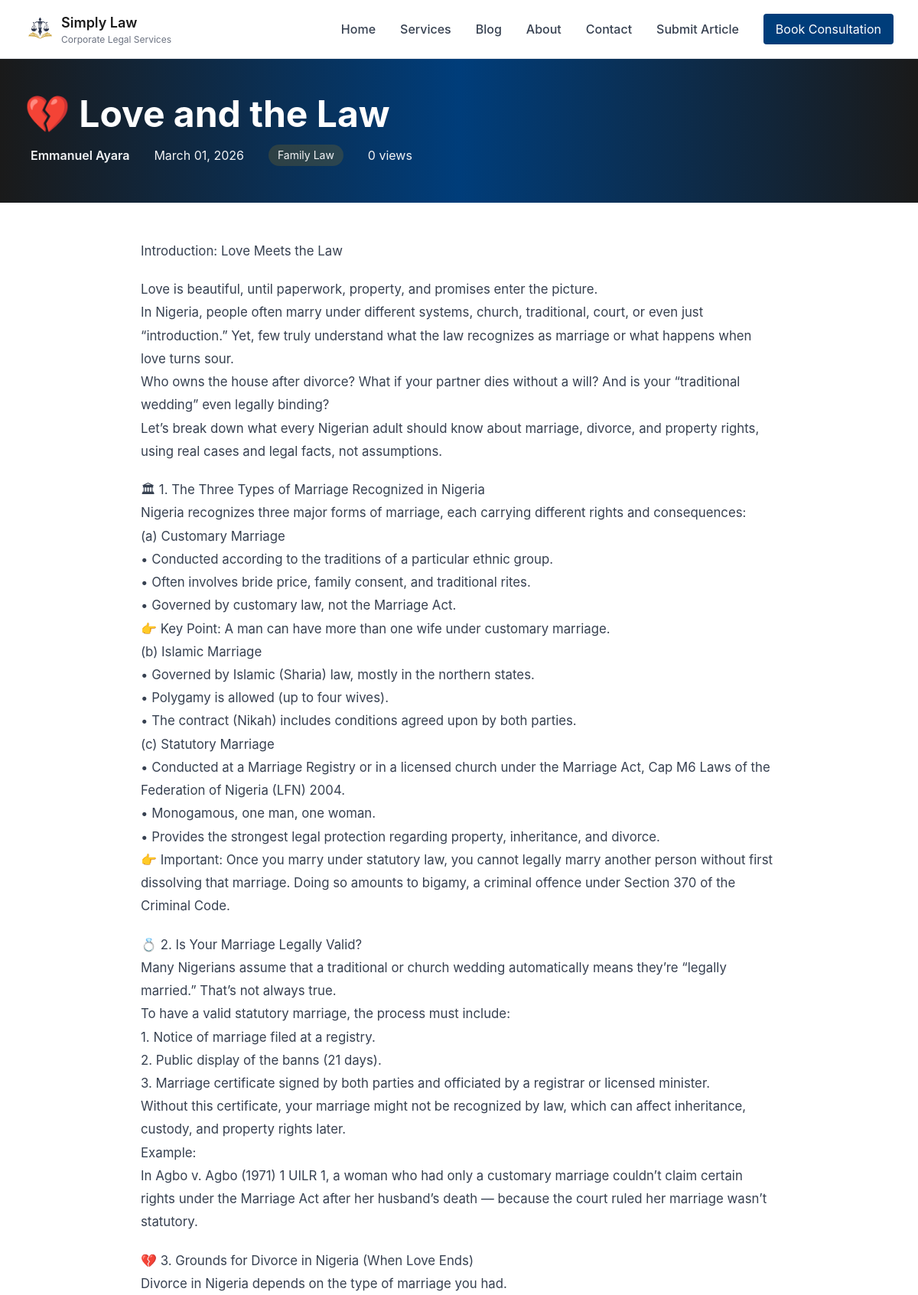
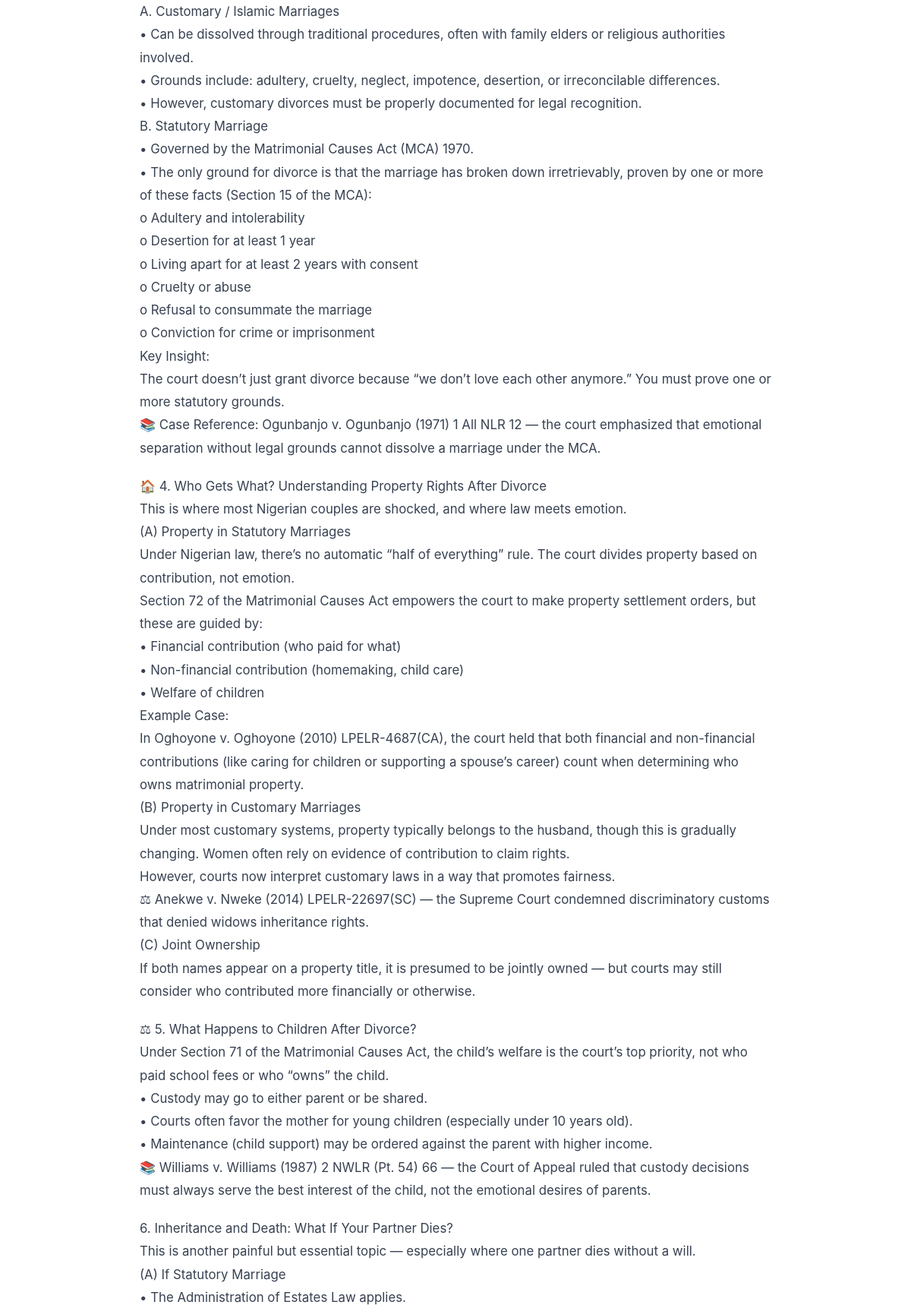
/read/12 (upper part), run on the app's committed database (2 pictures, top to bottom).
### models.py (models this page shows, shortened)
class Article(db.Model):
    id = db.Column(db.Integer, primary_key=True)
    email = db.Column(db.String(120), nullable=False)
    title = db.Column(db.String(200), nullable=False)
    content = db.Column(db.Text, nullable=False)
    author = db.Column(db.String(100), nullable=False)
    date_posted = db.Column(db.DateTime, default=datetime.utcnow, nullable=False)
    date_submitted = db.Column(db.DateTime, default=datetime.utcnow, nullable=False)
    status = db.Column(
        db.String(20),
        nullable=False,
        default='pending',
        index=True  # ✅ Frequently queried
    )
    category = db.Column(
        db.String(100),
        nullable=False,
        default='General',
        index=True  # ✅ Frequently used for filtering
    )
    likes = db.Column(db.Integer, default=0, nullable=False)
    views = db.Column(db.Integer, default=0, nullable=False)
    cover_image = db.Column(db.String(255), nullable=True)
    document_filename = db.Column(db.String(255), nullable=True)
    deleted_at = db.Column(db.DateTime, nullable=True)
    is_draft = db.Column(db.Boolean, default=False, nullable=False)
    comments = db.relationship('Comment', backref='article', lazy=True, cascade='all, delete-orphan')
    visits = db.relationship('Visit', backref='article', lazy=True, cascade='all, delete-orphan')
    __table_args__ = (
        db.Index('idx_article_status_category', 'status', 'category'),
        db.Index('idx_article_date_posted', 'date_posted'),
        db.Index('idx_article_deleted_at', 'deleted_at'),  # ✅ For soft delete queries
        db.Index('idx_article_is_draft', 'is_draft'),  # ✅ For draft queries
    )
    def is_deleted(self):
        return self.deleted_at is not None

### blueprints/articles.py (the view)
@articles_bp.route('/article/<int:article_id>')
@articles_bp.route('/read/<int:article_id>')
@articles_bp.route('/read/<int:article_id>/page/<int:page>')
def read_more(article_id, page=1):
    article = Article.query.get_or_404(article_id)
    if article.is_deleted() or article.status != 'approved':
        flash("This article is no longer available.", "warning")
        return redirect(url_for('public.home')), 404
    paginated_comments = Comment.query.filter(
        Comment.article_id == article_id,
        Comment.parent_id.is_(None),  # Only root comments
        Comment.deleted_at.is_(None)  # Exclude soft-deleted comments
    ).order_by(Comment.date_posted.desc()).paginate(
        page=page,
        per_page=COMMENTS_PER_PAGE,
        error_out=False
    )
    form = CommentForm()
    return render_template(
        'read_more.html',
        article=article,
        paginated_comments=paginated_comments,
        page=page
    )

### templates/read_more.html (shortened to what this page needs)
{% extends 'base.html' %}
{% block content %}
<section class="bg-gradient-to-r from-law-dark via-law-blue to-law-dark text-white py-8 md:py-12">
    <div class="max-w-7xl mx-auto px-4 sm:px-6 lg:px-8">
        <h1 class="text-3xl md:text-4xl lg:text-5xl font-bold mb-4 leading-tight">{{ article.title }}</h1>
        <div class="flex flex-wrap items-center gap-4 md:gap-6 text-gray-100">
            <div class="flex items-center gap-2">
                <span class="font-semibold">{{ article.author }}</span>
            </div>
            <div class="flex items-center gap-2">
                <span>{{ article.date_posted.strftime('%B %d, %Y') if article.date_posted else 'Unpublished' }}</span>
            </div>
            <div class="flex items-center gap-2">
                <span class="bg-law-gold bg-opacity-20 px-3 py-1 rounded-full text-sm">{{ article.category or 'General' }}</span>
            </div>
            <div class="flex items-center gap-2">
                <span>{{ article.views or 0 }} views</span>
            </div>
        </div>
    </div>
</section>
<section class="py-8 md:py-12 bg-white">
    <div class="max-w-4xl mx-auto px-4 sm:px-6 lg:px-8">
        <div class="article-content prose prose-lg max-w-none mb-8 fade-in">
            {{ article.content|linebreaks }}
        </div>
    </div>
</section>
{% endblock %}

### templates/base.html (style rules this page uses)
* { margin: 0; padding: 0; box-sizing: border-box; }
html { scroll-behavior: smooth; }
body { font-family: 'Inter', system-ui, -apple-system, sans-serif; background-color: #fafaf8; color: #1a1a1a; line-height: 1.6; }
.page-container { min-height: 100vh; display: flex; flex-direction: column; }
.bg-law-gold { background-color: #b8860b; }
h1, h2, h3, h4, h5, h6 { font-weight: 700; line-height: 1.2; margin-bottom: 0.5rem; }
h1 { font-size: 2.5rem; }
section { padding: 3rem 0; }

### templates/read_more.html (style rules this page uses)
.article-content { font-size: 1.05rem; line-height: 1.8; color: #374151; }
.article-content p { margin-bottom: 1.25rem; }
.fade-in { animation: fadeIn 0.5s ease-in-out; }

### data on the page
Article: title "💔 Love and the Law", author "Emmanuel Ayara", date_posted "March 01, 2026", category "Family Law", views "0", content "Introduction: Love Meets the Law Love is beautiful, until paperwork, property, and promises enter the picture. In Nigeria, people often marry under different systems, church, traditional, court, or even just “introduction.” Yet, few truly understand what the law recognizes as marriage or what happens when love turns sour. Who owns the house after divorce? What if your partner dies without a will? And is your “traditional wedding” even legally binding? Let’s break down what every Nigerian adult should know about marriage, divorce, and property rights, using real cases and legal facts, not assumptions. 🏛 1. The Three Types of Marriage Recognized in Nigeria Nigeria recognizes three major forms…"
